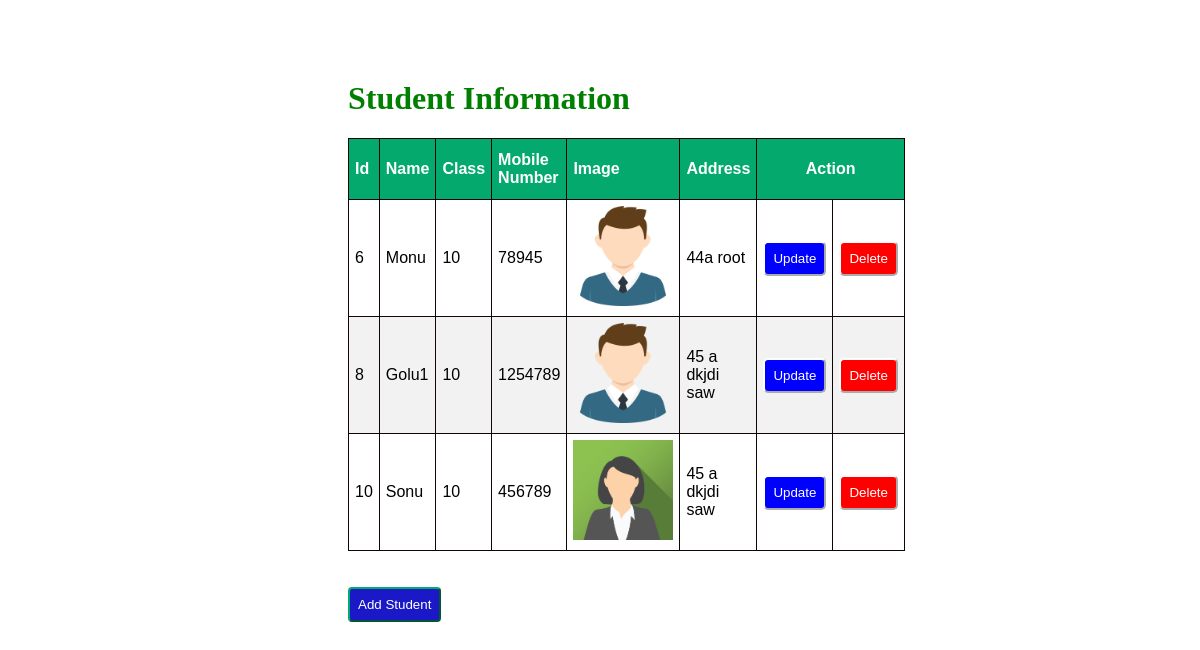
/, run on an earlier commit of the app's database.
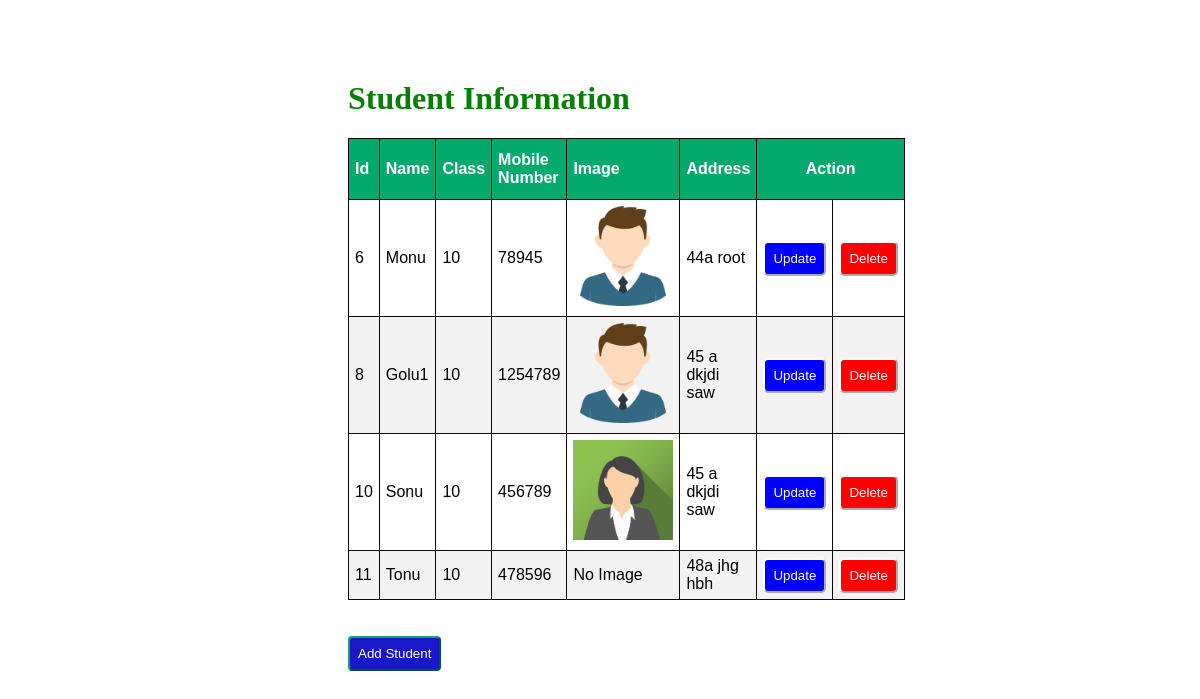
And on a later commit of the database.
### students/models.py (models this page shows)
class Students(models.Model):
    std_name=models.CharField(max_length=50)
    std_class=models.IntegerField()
    mobile_number=models.IntegerField()
    image=models.ImageField(blank=True)
    address=models.CharField(max_length=100)

### students/views.py (the view)
# urls.py: path('', views.index, name='index'),
def index(request):
    stud=Students.objects.all()
    return render(request,'index.html',{'stud':stud})

### students/templates/index.html (shortened to what this page needs)
<!DOCTYPE html>
<html lang="en">
<head>
</head>
{% load static %}
<link rel="stylesheet" href="{% static 'style.css' %}">
<body>
    <div class="container">
        <h1>Student Information</h1>
        <table id="customers" border="1">
            <thead>
                <th>Id</th>
                <th>Name</th>
                <th>Class</th>
                <th>Mobile Number</th>
                <th>Image</th>
                <th>Address</th>
                <th colspan="2" id="mid">Action</th>
            </thead>
            {% for x in stud %}
            <tr>
                <td>{{x.id}}</td>
                <td>{{x.std_name}}</td>
                <td>{{x.std_class}}</td>
                <td>{{x.mobile_number}}</td>
                {% if x.image %}
                <td>
                    <img src="{{ x.image.url }}" alt="Student Image" width="100" height="100">
                </td>
                {% else %}
                <td>No Image</td>
                {% endif %}
                <td>{{x.address}}</td>
                <td>
                    <a href="{% url 'update' x.id %}"><button id="up">Update</button></a>
                </td>
                <td>
                    <a href="delete/{{x.id}}"><button id="del">Delete</button></a>
                </td>
            </tr>
            {% endfor %}
        </table>
        <br><br>
        <a href="{% url 'add' %}"><button id="new3">Add Student</button></a>
    </div>
</body>
</html>

What changed in the data, as far as the page shows it:
added Students: id "11", std_name "Tonu", std_class "10", mobile_number "478596", image "No Image", address "48a jhg hbh"
